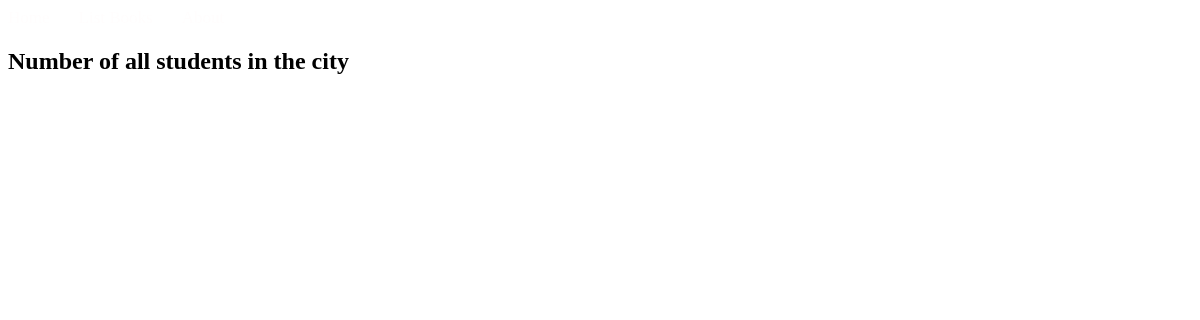
The app's page /books/lab8/task7/, older data.
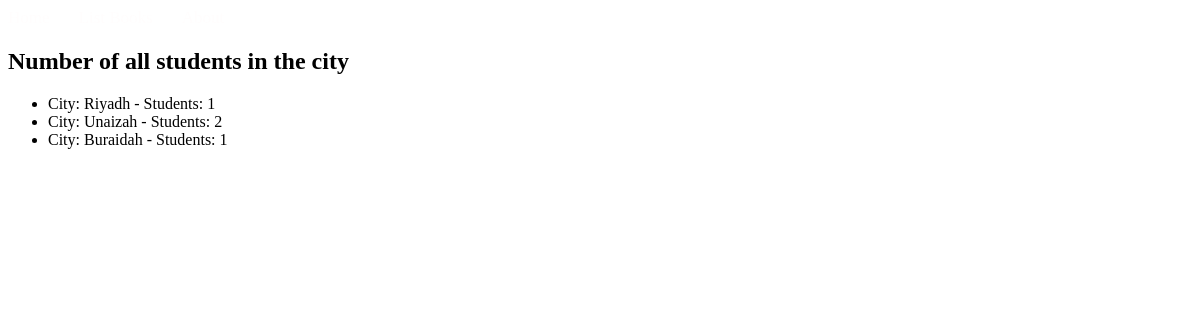
The same page, newer data.
### apps/bookmodule/models.py (models this page shows)
class Address(models.Model):
    city = models.CharField(max_length=50)

### apps/bookmodule/views.py (the view)
# urls.py: path('lab8/task7/', views.task7, name='task7'),
def task7(request):
    cities_stats = Address.objects.annotate(student_count=Count("student"))
    return render(request, "bookmodule/task7.html", {"cities_stats": cities_stats})

### apps/templates/bookmodule/task7.html (shortened to what this page needs)
{% extends "layouts/base.html" %}
{% block content %}
<h2>Number of all students in the city</h2>
<ul>
    {% for city in cities_stats %}
        <li>City: {{ city.city }} - Students: {{ city.student_count }}</li>
    {% endfor %}
</ul>
{% endblock content %}

Row changes from the older to the newer data that the page shows:
added Address: city "Riyadh", student_count "1"
added Address: city "Unaizah", student_count "2"
added Address: city "Buraidah", student_count "1"
